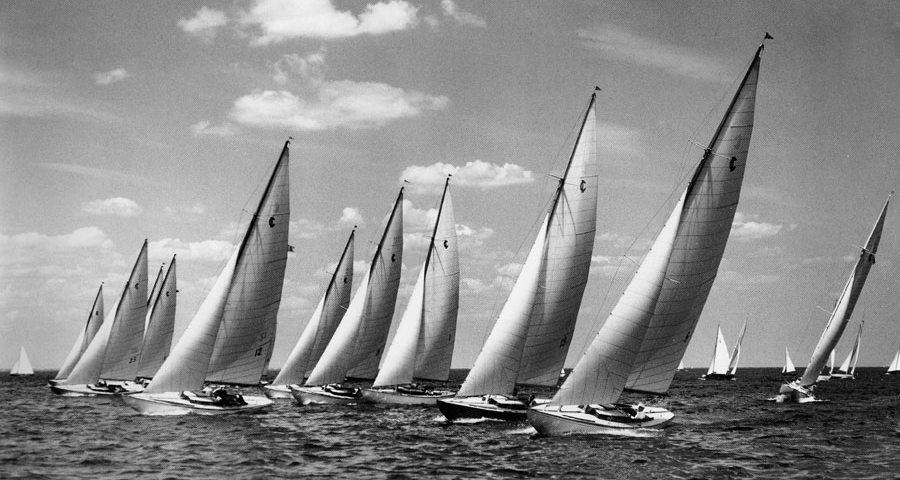
#> input picture coursework_1/boat.png, 900 x 480 px
$ jupyter execute coursework_1.ipynb
#> lines starting #> are read from the running program, lines starting #| are printed output that depends on the picture
### coursework_1/noisy.py
"""
    Image noising module.
"""
import math
import numpy as np
import numpy.random


def noisy(image, noise_type):
	"""
		Add noise to an image.

		image: Input image, ndarray, uint8 type.
		noise_type: One of the following types:
		'gaussian': Gaussian-distributed additive noise.
		'salt_and_pepper':	Salt and pepper noise, replacing random pixels
					with maximal value (salt) or minimal value (pepper).
		'poisson': 	Poisson-distributed noise generated from the data.
		'speckle': 	Multiplicative noise. output = image + image * n, where
					n is uniform noise with specified mean & variance.
	"""
	if noise_type == 'gaussian':
		mean = 0
		sigma = 10
		gauss = np.random.normal(mean, sigma, image.shape)
		output = image + gauss
	elif noise_type == 'salt_and_pepper':
		amount = 0.04
		salt_vs_pepper = 0.5
		output = np.copy(image)

		# Salt mode
		n_pixel_salt = int(image.size * amount * salt_vs_pepper)
		coords = [np.random.randint(0, i - 1, int(n_pixel_salt)) for i in image.shape]
		output[coords] = np.iinfo(image.dtype).max

		# Pepper mode
		n_pixel_pepper = int(image.size * amount * (1 - salt_vs_pepper))
		coords = [np.random.randint(0, i - 1, int(n_pixel_pepper)) for i in image.shape]
		output[coords] = np.iinfo(image.dtype).min
	elif noise_type == 'poisson':
		vals = len(np.unique(image))
		vals = pow(2, math.ceil(math.log2(vals)))
		output = np.random.poisson(image * vals) / float(vals)
	elif noise_type == 'speckle':
		mean = 0
		sigma = 0.05
		gauss = np.random.normal(mean, sigma, image.shape)
		output = image + image * gauss
	else:
		print('Error: unexpected noise type!')
		return
	return output

### coursework_1/coursework_1.ipynb
# Coursework 1: Image Filtering

In this coursework we will explore some basic image filters used in computer vision. The corresponding lectures are Lectures 3 and 4 on image filtering and edge detection.

This coursework includes both coding questions as well as written ones. Please upload the notebook, which contains your code, results and answers as a pdf file onto Cate.

Dependencies: If you work on a college computer in the Computing Lab, where Ubuntu 18.04 is installed by default, you can use the following virtual environment for your work, where relevant Python packages are already installed.

`source /vol/bitbucket/wbai/virt/computer_vision_ubuntu18.04/bin/activate`

Alternatively, you can use pip, pip3 or anaconda etc to install Python packages.

**Note:** please read the both the text and code comment in this notebook to get an idea what you are supposed to implement.

[cell 1]
# Import libaries
import imageio
import numpy as np
import matplotlib.pyplot as plt
import noisy
import scipy
import scipy.signal
import math
import time

# 1. Moving average filter (20 points)

**Task:** Read a specific input image and add noise to the image. Design a moving average filter of kernel size 3x3, 5x5 and 9x9 respectively. Display the filtering results and comment on the results.

Please design the filter by yourself. Then, 2D image filtering can be performed using the function `scipy.signal.convolve2d()`.

[cell 2]
# Read the image
image = imageio.imread('boat.png')
#> image is the input picture: shape (480, 900); min 0, max 255, mean 139.5
plt.imshow(image, cmap='gray')

[cell 3]
# Corrupt the image with Gaussian noise
image_noisy = noisy.noisy(image, 'gaussian')
#> in noisy, `output = image + gauss`:
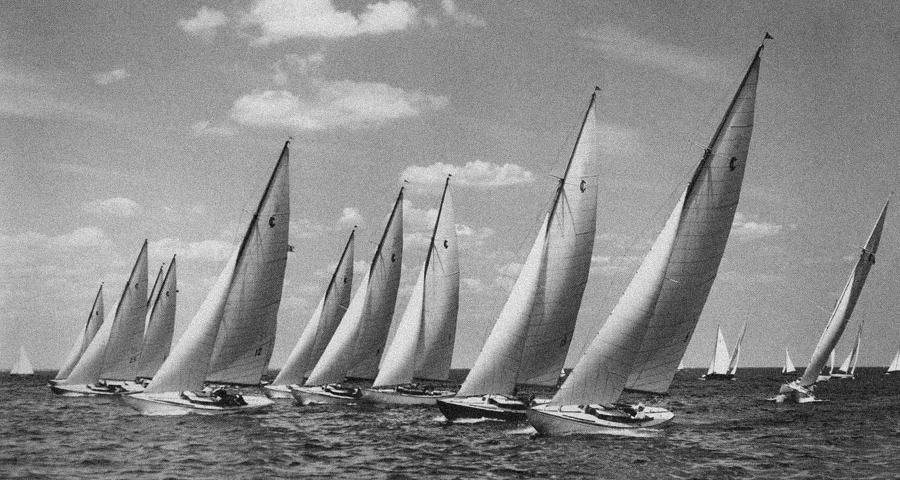
#> output: shape (480, 900) float64; min -30.78, max 283.9, mean 139.6; drawn with min black and max white
plt.imshow(image_noisy, cmap='gray')

**Note:** from now on, please use the noisy image as the input for the filters.

## 1.1 Filter the noisy image with a 3x3 moving average filter (5 points)

[cell 4]
# Design the filter h
#Remove high-frequency signal
#Result in a smooth but blurry image

h = [[1/9 for x in range(3)] for y in range(3)]

# Print the filter
print(h)

# Convolve the corrupted image with h using scipy.signal.convolve2d function
image_filtered = scipy.signal.convolve2d(image_noisy, h, mode='same')
plt.imshow(image_filtered, cmap='gray')

#print(image_noisy[0:3,0:3])

## 1.2 Filter the noisy image with a 5x5 moving average filter (5 points)

[cell 5]
# Design the filter h
# smoother but more blurry
h = [[1/25 for x in range(5)] for y in range(5)]

# Print the filter
print(h)

# Convolve the corrupted image with h using scipy.signal.convolve2d function
image_filtered = scipy.signal.convolve2d(image_noisy, h, mode='same')
plt.imshow(image_filtered, cmap='gray')

## 1.3 Filter the noisy image with a 9x9 moving average filter (5 points)

[cell 6]
# Design the filter h
# smoother but more blurry
h = [[1/81 for x in range(9)] for y in range(9)]


# Print the filter
print(h)

# Convolve the corrupted image with h using scipy.signal.convolve2d function
image_filtered = scipy.signal.convolve2d(image_noisy, h, mode='same')
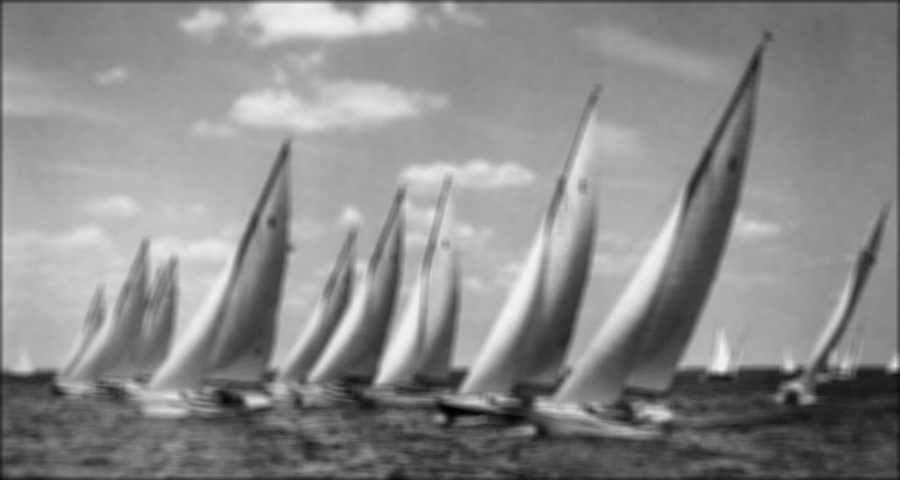
#> image_filtered: shape (480, 900) float64; min 1.85, max 242.8, mean 138.7
plt.imshow(image_filtered, cmap='gray')

## 1.4 Comment on the filtering results when different window sizes are used (5 points)

Please put your comment here:

Moving average Remove high-frequency signal. Result in a smooth but blurry image. The bigger the moving average is the smoother and more blurry the image can be

# 2. Edge detection (35 points)

**Task:** Perform edge detection using Sobel filters, as well as Gaussian + Sobel filters. Display the Sobel magnitude images and comment.

## 2.1 Implement 3x3 Sobel filters and convolve with the noisy image (5 points)

[cell 7]
# Design the Sobel filters
h_sobel_x = [[1,0,-1],[2,0,-2],[1,0,-1]]
h_sobel_y = np.transpose(h_sobel_x)

# Print the filters
print(h_sobel_x)
print(h_sobel_y)

# Sobel filtering
sobel_x = scipy.signal.convolve2d(image_noisy, h_sobel_x, mode='same')
sobel_y = scipy.signal.convolve2d(image_noisy, h_sobel_y, mode='same')

# Calculate the gradient magnitude
sobel_mag = np.sqrt(sobel_x * sobel_x + sobel_y * sobel_y)

# Display the magnitude
plt.imshow(sobel_mag, cmap='gray')

## 2.2 Design a 2D Gaussian filter (5 points)

[cell 8]
# Design the Gaussian filter
# https://stackoverflow.com/questions/29731726/how-to-calculate-a-gaussian-kernel-matrix-efficiently-in-numpy
# https://www.w3resource.com/python-exercises/numpy/python-numpy-exercise-79.php
def gaussian_filter_2d(sigma):
    # sigma: the parameter sigma in the Gaussian kernel (unit: pixel)
    #
    # return: a 2D array for the Gaussian kernel scipy.ndimage.filters.gaussian_filter(input, sigma, order=0, output=None, mode='reflect', cval=0.0, truncate=4.0)

    # The filter radius is 3.5 times sigma
    rad = int(math.ceil(3.5 * sigma)) #11
    sz = 2 * rad + 1

    x, y = np.meshgrid(np.linspace(-rad,rad,sz), np.linspace(-rad,rad,sz))
    d = np.sqrt(x*x+y*y)
    #print(len(d))
    mu =  0.0
    GassMatrix = (1/(2*np.pi*(sigma**2)))* np.exp(-( (d-mu)**2 / ( 2.0 * sigma**2 ) ) )
    #GassMatrix = np.exp(-( (d-mu)**2 / ( 2.0 * sigma**2 ) ) )

    #  Gaussian filter, normally we normalise the kernel weights so that they sum up to one
    total = np.sum(GassMatrix)

    return GassMatrix/total

# def Gaussian(x,z,sigma):
#     return np.exp((-(np.linalg.norm(x-z)**2))/(2*sigma**2))

# Display the Gaussian filter when sigma = 3 pixel
sigma = 3
h = gaussian_filter_2d(sigma)
plt.imshow(h)
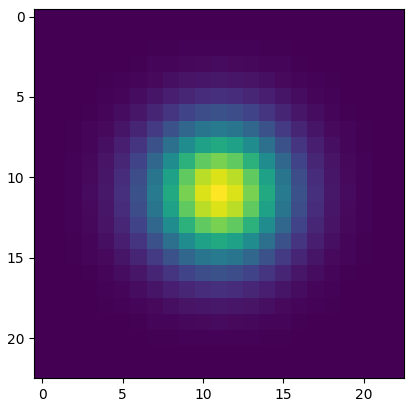
#> figure drawn by matplotlib, 1 panel

## 2.3 Perform Gaussian smoothing ($\sigma$ = 3 pixels) before applying the Sobel filters (5 points)

[cell 9]
# Perform Gaussian smoothing before Sobel filtering
sigma = 3
h = gaussian_filter_2d(sigma)
image_smoothed = scipy.signal.convolve2d(image_noisy, h, mode='same')

# Sobel filtering
sobel_x = scipy.signal.convolve2d(image_smoothed, h_sobel_x, mode='same')
sobel_y = scipy.signal.convolve2d(image_smoothed, h_sobel_y, mode='same')
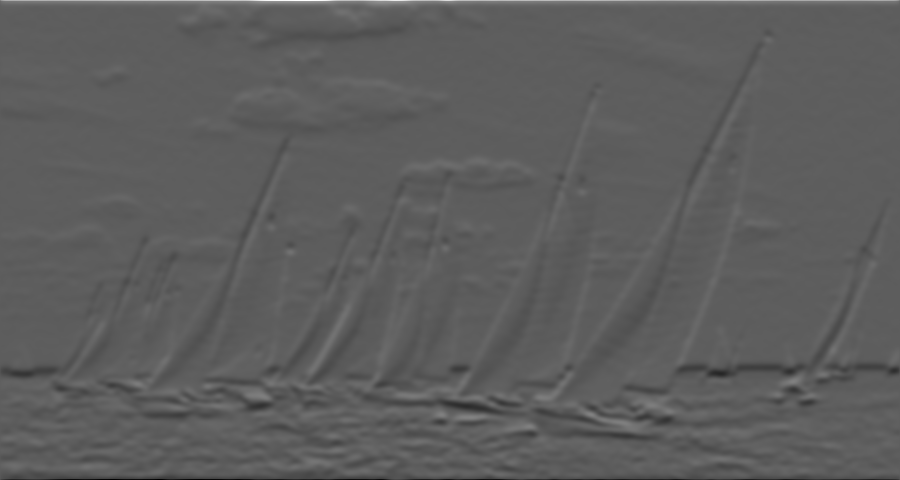
#> sobel_y: shape (480, 900) float64; min -382.7, max 659, mean -0.2; drawn with min black and max white

# Calculate the gradient magnitude
sobel_mag = np.sqrt(sobel_x * sobel_x + sobel_y * sobel_y)

# Display the magnitude
plt.imshow(sobel_mag, cmap='gray')

## 2.4 Perform Gaussian smoothing ($\sigma$ = 7 pixels) before applying the Sobel filters. Evaluate the computational time for Gaussian smoothing. (5 points)

[cell 10]
# Create the Gaussian filter
sigma = 7
h = gaussian_filter_2d(sigma)

# Perform Gaussian smoothing
start = time.time()
image_smoothed = scipy.signal.convolve2d(image_noisy, h, mode='same')
duration = time.time() - start
print('It takes {0:.6f} seconds for performing Gaussian smoothing.'.format(duration))

# Sobel filtering
sobel_x = scipy.signal.convolve2d(image_smoothed, h_sobel_x, mode='same')
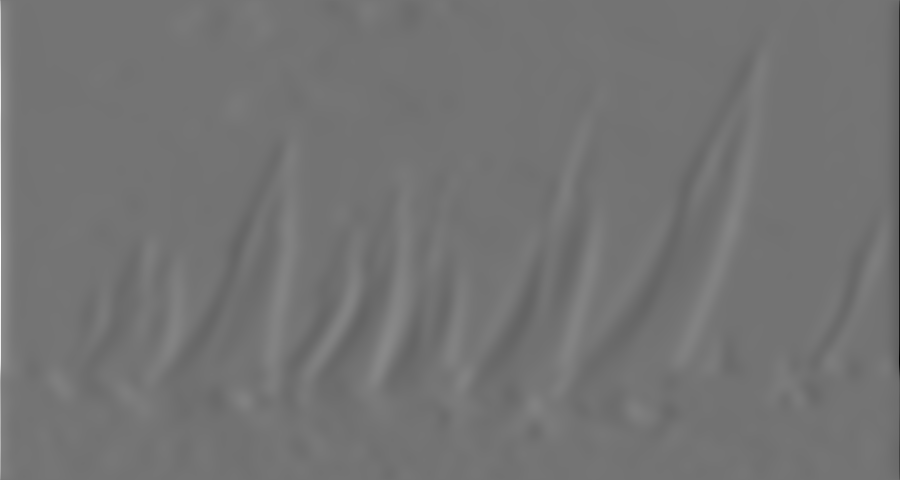
#> sobel_x: shape (480, 900) float64; min -394.7, max 472, mean -0.1; drawn with min black and max white
sobel_y = scipy.signal.convolve2d(image_smoothed, h_sobel_y, mode='same')

# Calculate the gradient magnitude
sobel_mag = np.sqrt(sobel_x * sobel_x + sobel_y * sobel_y)
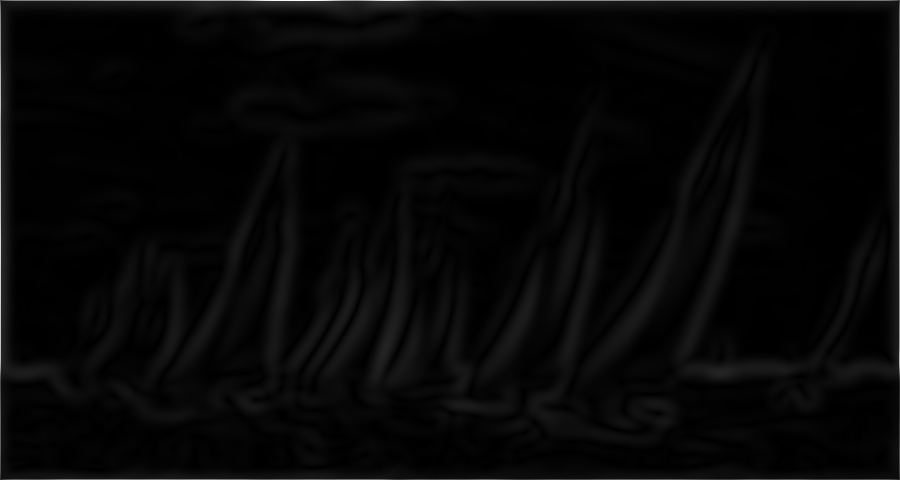
#> sobel_mag: shape (480, 900) float64; min 0.00544, max 551.6, mean 15; drawn with min black and max white

# Display the magnitude
plt.imshow(sobel_mag, cmap='gray')

## 2.5 Design 1D Gaussian filters along x-axis and y-axis respectively. (5 points)

[cell 11]
# Design the Gaussian filter
def gaussian_filter_1d(sigma):
    # sigma: the parameter sigma in the Gaussian kernel (unit: pixel)
    #
    # return: a 1D array for the Gaussian kernel

    # The filter radius is 3.5 times sigma
    rad = int(math.ceil(3.5 * sigma))
    sz = 2 * rad + 1
#     h = []
#     return h
    x = np.linspace(-rad,rad,sz)
    d = np.sqrt(x*x)
    mu =  0.0
    GassMatrix = (1/(2*np.pi*(sigma**2)))* np.exp(-( (d-mu)**2 / ( 2.0 * sigma**2 ) ) )
    #normally we normalise the kernel weights so that they sum up to one. Otherwise, the average intensity of the image will change.
    total = np.sum(GassMatrix)
    return GassMatrix/total

# def Gaussian(x,z,sigma):
#     return np.exp((-(np.linalg.norm(x-z)**2))/(2*sigma**2))


# Display the Gaussian filters when sigma = 7 pixel
sigma = 7

# The Gaussian filter along x-axis. Its shape is (1, sz).
h_x = gaussian_filter_1d(sigma)
h_x = np.expand_dims(h_x, axis=0)

# The Gaussian filter along y-axis. Its shape is (sz, 1).
h_y = gaussian_filter_1d(sigma)
h_y = np.expand_dims(h_y, axis=-1)

# Display the filters
plt.subplot(1, 2, 1)
plt.imshow(h_x)
plt.subplot(1, 2, 2)
plt.imshow(h_y)
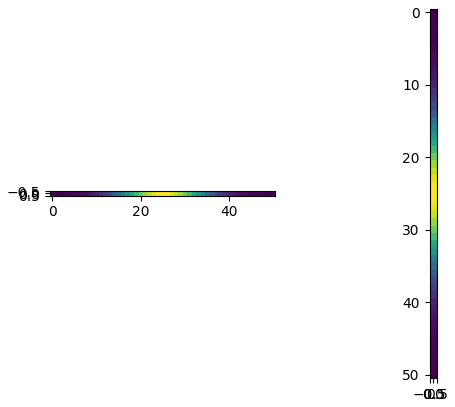
#> figure drawn by matplotlib, 2 panels

## 2.6 Perform Gaussian smoothing (sigma = 7 pixels) as two separable filters, then apply the Sobel filters. Evaluate the computational time for separable Gaussian filtering. (5 points)

[cell 12]
# Perform separable Gaussian smoothing before Sobel filtering
start = time.time()
image_smoothed = scipy.signal.convolve2d(image_noisy, h_x, mode='same')
image_smoothed = scipy.signal.convolve2d(image_smoothed, h_y, mode='same')
duration = time.time() - start
print('It takes {0:.6f} seconds for performing Gaussian smoothing.'.format(duration))

# Sobel filtering
sobel_x = scipy.signal.convolve2d(image_smoothed, h_sobel_x, mode='same')
sobel_y = scipy.signal.convolve2d(image_smoothed, h_sobel_y, mode='same')

# Calculate the gradient magnitude
sobel_mag = np.sqrt(sobel_x * sobel_x + sobel_y * sobel_y)

# Display the magnitude
plt.imshow(sobel_mag, cmap='gray')

## 2.7 Comment on the filtering results (5 points)

2.1. Implement 3x3 Sobel filters and convolve with the noisy image：

Comment : Sobel filter operator represents a rather inaccurate approximation of the image gradient.

2.2. Apply 2D Gaussian filter

Comment :Gaussian filter can apply smoothing and can help suppress the noise

2.3. Perform Gaussian smoothing ($\sigma$ = 3 pixels) before applying the Sobel filters

2.4. Perform Gaussian smoothing ($\sigma$ = 7 pixels) before applying the Sobel filters. Evaluate the computational time for Gaussian smoothing

Comment: the bigger $\sigma$ we apply the blurry image can be. The computational time is very long

2.5. Design 1D Gaussian filters along x-axis and y-axis respectively.

Comment: By Associativity property of convolution, big filter can be separated as the convolution of two small filters

2.6. Perform Gaussian smoothing (sigma = 7 pixels) as two separable filters, then apply the Sobel filters. Evaluate the computational time for separable Gaussian filtering.

Comment: the time complexity for two separable filtersis O(N^2K) while the original complexity is O(N^2K^2). We can feel the time for computation is less than non-separated Gaussian filter.

# 3. Laplacian filter (15 points)

**Task:** Perform Laplacian filtering and Laplacian of Gaussian filtering. Display the results and comment.

## 3.1 Implement a 3x3 Laplacian filter (5 points)

[cell 13]
# Design the filter

Laplacian = np.array([[0,0,0],[1,-2,1],[0,0,0]]) + np.array([[0,1,0],[0,-2,0],[0,1,0]])
# Laplacian filtering
lap = scipy.signal.convolve2d(image_noisy, Laplacian, mode='same')
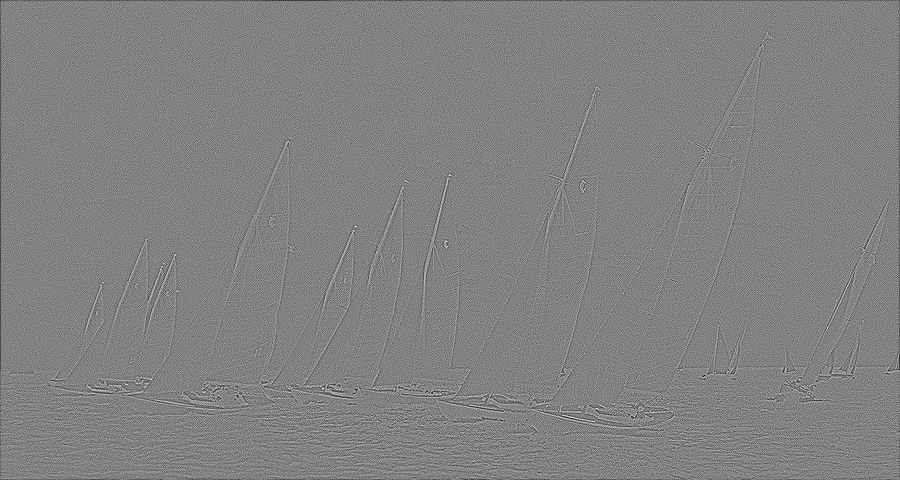
#> lap: shape (480, 900) float64; min -461.1, max 442.3, mean -0.8; drawn with min black and max white

# Display the results
plt.imshow(lap, cmap='gray')

## 3.2 Implement the Laplacian of Gaussian filter ($\sigma$ = 3 pixel) (5 points)

[cell 14]
# Design the Gaussian filter
sigma = 3

# The Gaussian filter along x-axis
h_x = gaussian_filter_1d(sigma)
h_x = np.expand_dims(h_x, axis=0)

# The Gaussian filter along y-axis
h_y = gaussian_filter_1d(sigma)
h_y = np.expand_dims(h_y, axis=-1)

# Gaussian smoothing
image_smoothed = scipy.signal.convolve2d(image_noisy, h_x, mode='same')
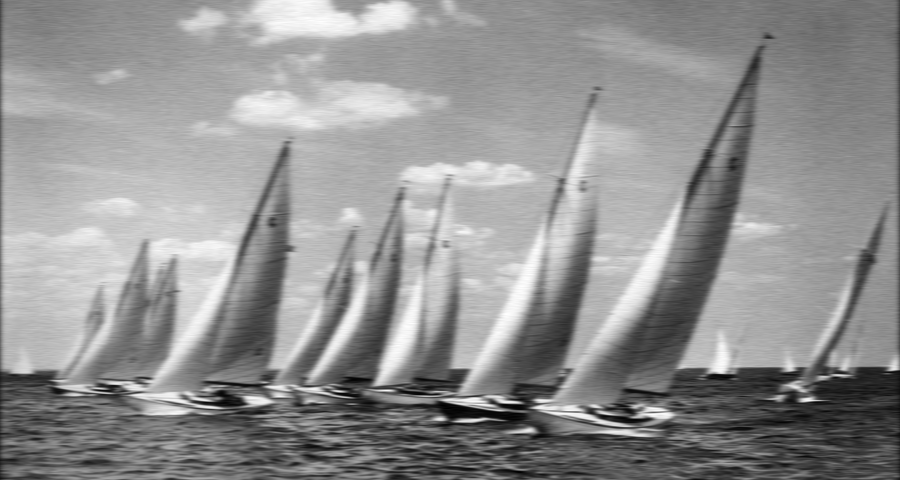
#> image_smoothed: shape (480, 900) float64; min -4.14, max 246.4, mean 139.2; drawn with min black and max white
image_smoothed = scipy.signal.convolve2d(image_smoothed, h_y, mode='same')

# Design the Laplacian filter
h = Laplacian

# Laplacian filtering
lap = scipy.signal.convolve2d(image_smoothed, h, mode='same')
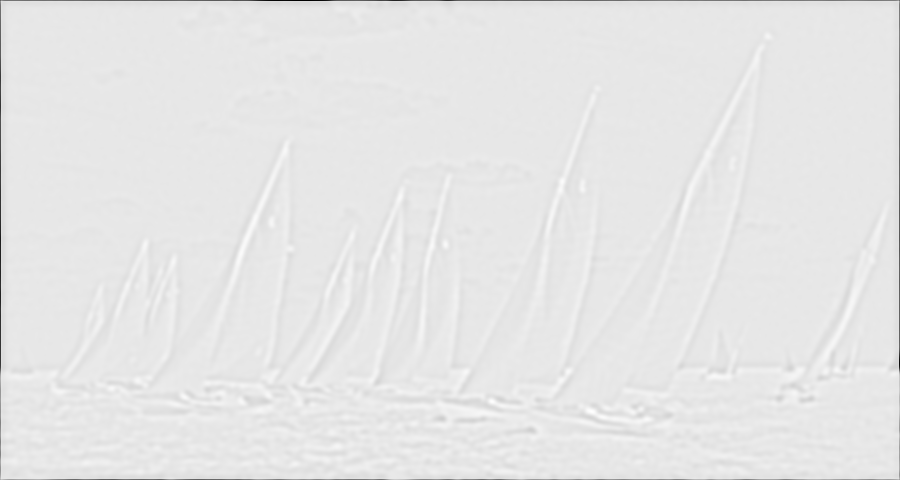
#> lap: shape (480, 900) float64; min -105, max 10.7, mean -0.435; drawn with min black and max white
plt.imshow(lap, cmap='gray')
